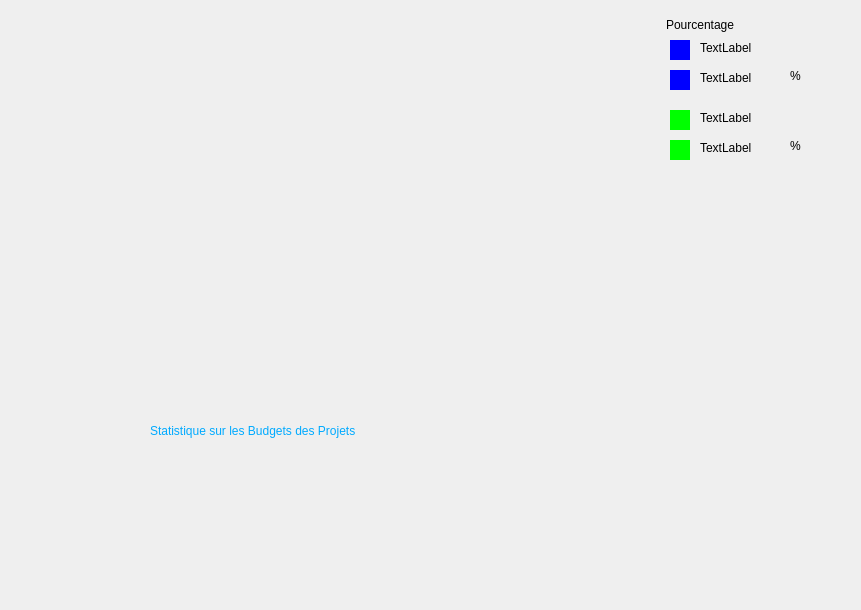
<?xml version="1.0" encoding="UTF-8"?>
<ui version="4.0">
 <class>statistiquess</class>
 <widget class="QDialog" name="statistiquess">
  <property name="geometry">
   <rect>
    <x>0</x>
    <y>0</y>
    <width>861</width>
    <height>610</height>
   </rect>
  </property>
  <property name="windowTitle">
   <string>Dialog</string>
  </property>
  <widget class="QLabel" name="label_5">
   <property name="geometry">
    <rect>
     <x>790</x>
     <y>60</y>
     <width>71</width>
     <height>31</height>
    </rect>
   </property>
   <property name="text">
    <string>%</string>
   </property>
  </widget>
  <widget class="QWidget" name="widget_4" native="true">
   <property name="geometry">
    <rect>
     <x>670</x>
     <y>140</y>
     <width>20</width>
     <height>20</height>
    </rect>
   </property>
   <property name="styleSheet">
    <string notr="true">background-color: rgb(0, 255, 0);</string>
   </property>
  </widget>
  <widget class="QLabel" name="label_3">
   <property name="geometry">
    <rect>
     <x>700</x>
     <y>70</y>
     <width>101</width>
     <height>16</height>
    </rect>
   </property>
   <property name="styleSheet">
    <string notr="true">font: 12pt &quot;MS Shell Dlg 2&quot;;</string>
   </property>
   <property name="text">
    <string>TextLabel</string>
   </property>
  </widget>
  <widget class="QWidget" name="widget_2" native="true">
   <property name="geometry">
    <rect>
     <x>670</x>
     <y>70</y>
     <width>20</width>
     <height>20</height>
    </rect>
   </property>
   <property name="styleSheet">
    <string notr="true">background-color: rgb(0, 0, 255);</string>
   </property>
  </widget>
  <widget class="QLabel" name="label">
   <property name="geometry">
    <rect>
     <x>666</x>
     <y>9</y>
     <width>131</width>
     <height>31</height>
    </rect>
   </property>
   <property name="styleSheet">
    <string notr="true">font: 75 italic 14pt &quot;Arial&quot;;</string>
   </property>
   <property name="text">
    <string>Pourcentage</string>
   </property>
  </widget>
  <widget class="QLabel" name="label_2">
   <property name="geometry">
    <rect>
     <x>700</x>
     <y>40</y>
     <width>111</width>
     <height>16</height>
    </rect>
   </property>
   <property name="styleSheet">
    <string notr="true">font: 12pt &quot;MS Shell Dlg 2&quot;;</string>
   </property>
   <property name="text">
    <string>TextLabel</string>
   </property>
  </widget>
  <widget class="QLabel" name="label_4">
   <property name="geometry">
    <rect>
     <x>700</x>
     <y>110</y>
     <width>131</width>
     <height>16</height>
    </rect>
   </property>
   <property name="styleSheet">
    <string notr="true">font: 12pt &quot;MS Shell Dlg 2&quot;;</string>
   </property>
   <property name="text">
    <string>TextLabel</string>
   </property>
  </widget>
  <widget class="QLabel" name="label_7">
   <property name="geometry">
    <rect>
     <x>790</x>
     <y>130</y>
     <width>31</width>
     <height>31</height>
    </rect>
   </property>
   <property name="text">
    <string>%</string>
   </property>
  </widget>
  <widget class="QWidget" name="widget_3" native="true">
   <property name="geometry">
    <rect>
     <x>670</x>
     <y>110</y>
     <width>20</width>
     <height>20</height>
    </rect>
   </property>
   <property name="styleSheet">
    <string notr="true">background-color: rgb(0, 255, 0);</string>
   </property>
  </widget>
  <widget class="QWidget" name="widget" native="true">
   <property name="geometry">
    <rect>
     <x>670</x>
     <y>40</y>
     <width>20</width>
     <height>20</height>
    </rect>
   </property>
   <property name="styleSheet">
    <string notr="true">background-color: rgb(0, 0, 255);</string>
   </property>
  </widget>
  <widget class="QLabel" name="label_6">
   <property name="geometry">
    <rect>
     <x>700</x>
     <y>140</y>
     <width>101</width>
     <height>16</height>
    </rect>
   </property>
   <property name="styleSheet">
    <string notr="true">font: 12pt &quot;MS Shell Dlg 2&quot;;</string>
   </property>
   <property name="text">
    <string>TextLabel</string>
   </property>
  </widget>
  <widget class="QLabel" name="label_8">
   <property name="geometry">
    <rect>
     <x>150</x>
     <y>410</y>
     <width>461</width>
     <height>41</height>
    </rect>
   </property>
   <property name="styleSheet">
    <string notr="true">font: 18pt &quot;MS Shell Dlg 2&quot;;
color: rgb(0, 170, 255);</string>
   </property>
   <property name="text">
    <string>Statistique sur les Budgets des Projets</string>
   </property>
  </widget>
 </widget>
 <resources/>
 <connections/>
</ui>
